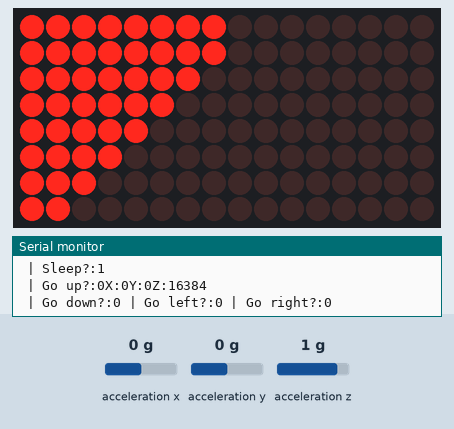
A sketch run on a simulated Arduino Uno, built with avr-gcc and run on an emulated ATmega328P. Shown: 16×8 LED matrix, the last lines printed to the serial monitor. Wiring (inferred from the names in the program): MPU-6050 motion sensor at I2C address 0x68. The test bench sets the inputs (shaded band); at power-on: acceleration y 0 g, acceleration x 0 g, acceleration z 1 g.

Above: at 1.2 s.
1.3 s: acceleration y set to 0.8 g
At 1.55 s:
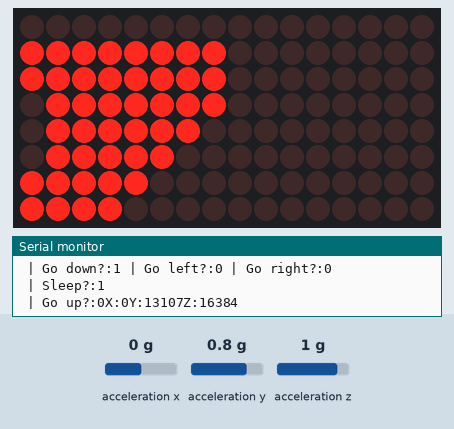
3.4 s: acceleration x set to 0.8 g
At 5.2 s:
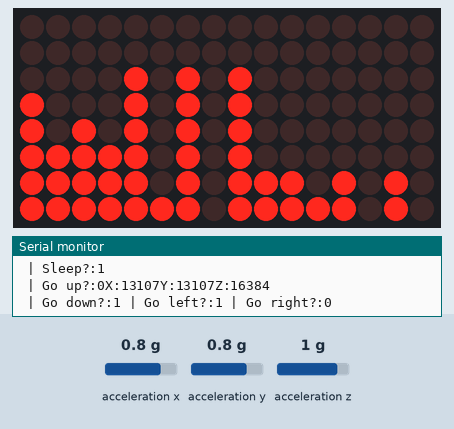
5.5 s: acceleration y set to -0.1 g
At 7.1 s:
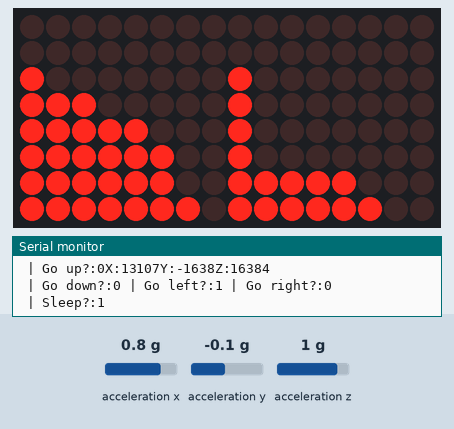
8.5 s: acceleration x set to -1.4 g
At 10.5 s:
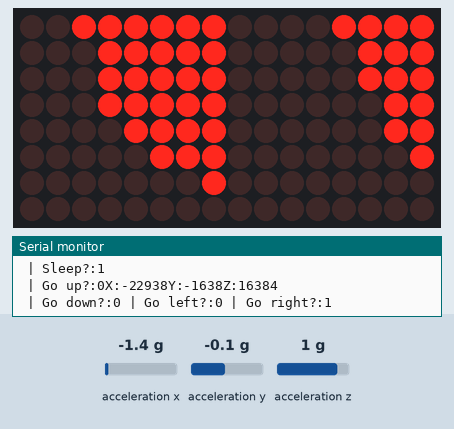
10.7 s: acceleration y set to 1.4 g
At 12.7 s:
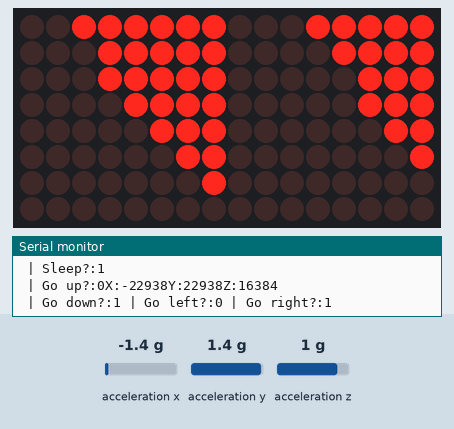
12.8 s: acceleration x set to 0 g
At 13.04 s:
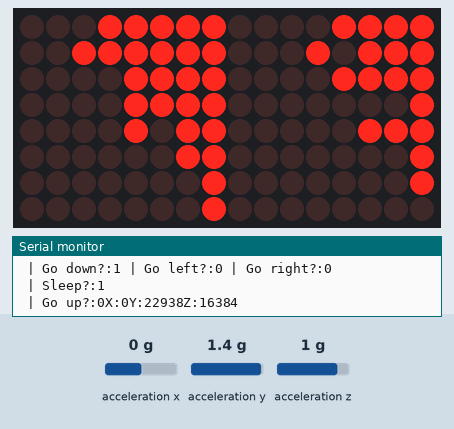

Measured:
- after the input at 1.3 s, the display: changes after 0.17 s (image 1)
- after the input at 3.4 s, the display: first differs from a run without the input after 0.20 s (image 2 shows a later state)
- after the input at 5.5 s, the display: first changes after 0.27 s (image 3 shows a later state)
- after the input at 8.5 s, the display: first changes after 0.27 s (image 4 shows a later state)
- after the input at 10.7 s, the display: first changes after 0.23 s (image 5 shows a later state)
- after the input at 12.8 s, the display: changes after 0.16 s (image 6)
- what the display in image 3 shows lasts 1.7 s, from 6.2 s to 7.9 s

The sketch:

Hourglass.ino
```cpp
//import libraries
#include <LedControl.h>
#include <I2Cdev.h>
#include <MPU6050.h>
#include <Wire.h>

//define those parameters
#define LightDensity 4 //Default light density
const int MPU = 0x68; // MPU address, 0x69 if 3.3V is provided
int16_t AcX, AcY, AcZ; //Acceleration in 3 axis
unsigned long delaytime = 90; //delaytime

//The following three are for LED matrix with MAX7219
#define DIN 12
#define CS 11
#define CLK 10
//ledcontrol setup:
LedControl lc = LedControl(DIN, CLK, CS, 2);

//Hourglass display setup & Physical paras
#define init_lines 9
#define total_no init_lines*(init_lines+1)/2 //number of balls to display
//#define I_fall 5  // ball inetrtia before falling
//#define I_roll 2  //ball inetrtia before rolling
#define MAX_row 7
#define MAX_col 7
#define MIN_row 0
#define MIN_col 0
#define MAX_matrix 1
#define MIN_matrix 0

struct ball {
  int matrix_no = 0;
  int row = 0;
  int col = 0;
};
ball ball[total_no];

void setup() {
  // put your setup code here, to run once:
  //Setup LED matrixes:
  lc.shutdown(0, false);
  lc.setIntensity(0, LightDensity);
  lc.clearDisplay(0);
  lc.shutdown(1, false);
  lc.setIntensity(1, LightDensity);
  lc.clearDisplay(1);
  for (int line_count = 0; line_count < init_lines; line_count++) {

    for (int i = 0; i <= line_count; i++) {
      ball[i + line_count * (line_count + 1) / 2].matrix_no = 0;
      ball[i + line_count * (line_count + 1) / 2].row = line_count - i;
      ball[i + line_count * (line_count + 1) / 2].col = i;
      lc.setLed(ball[i + line_count * (line_count + 1) / 2].matrix_no, ball[i + line_count * (line_count + 1) / 2].row, ball[i + line_count * (line_count + 1) / 2].col, true);
    }
    //These lines should be replaced by a function later
  }
  //Setup MPU-GY-521:
  Wire.begin();
  Wire.beginTransmission(MPU);
  Wire.write(0x6B);
  Wire.write(0);
  Wire.endTransmission(true);
  Serial.begin(9600);
}

void LightUp() {
  Wire.beginTransmission(MPU);
  Wire.write(0x3B);
  Wire.endTransmission(false);
  Wire.requestFrom(MPU, 6, true);
  AcX = Wire.read() << 8 | Wire.read();
  AcY = Wire.read() << 8 | Wire.read();
  AcZ = Wire.read() << 8 | Wire.read();//Get acceleration in 3 axis.
  bool cangodown = (AcY > 4000 ? true : false);
  Serial.print(" | Go down?:"); Serial.print(cangodown);
  bool cangoleft = (AcX > 8000 ? true : false);
  Serial.print(" | Go left?:"); Serial.print(cangoleft);
  bool cangoright = (AcX < -4000 ? true : false);
  Serial.print(" | Go right?:"); Serial.println(cangoright);
  bool sleepornot = (AcZ > 16000 || AcZ < -16000 ? true : false);
  Serial.print(" | Sleep?:"); Serial.println(sleepornot);
  bool cangoup = (AcY < -4000 ? true : false);
  Serial.print(" | Go up?:"); Serial.print(cangoup);//see which way to go
  Serial.print("X:"); Serial.print(AcX);
  Serial.print("Y:"); Serial.print(AcY);
  Serial.print("Z:"); Serial.println(AcZ);
  int prePos[total_no][3];
  for (int i = total_no - 1; i >= 0 ; i--)
  {
    prePos[i][0] = ball[i].matrix_no;
    prePos[i][1] = ball[i].row;
    prePos[i][2] = ball[i].col;
    if (cangodown) {
      go_down(1 + cangoleft - cangoright, i);
    }
    if (cangoup) {
      go_up(1 + cangoleft - cangoright, i);
    }
    if (cangoleft) {
      go_left(i);
    }
    if (cangoright) {
      go_right(i);
    }

    /*if (hasBall(ball[i].matrix_no, ball[i].row, ball[i].col)) {
      if (cangodown) {
        if (!hasBall(ball[i].matrix_no, ball[i].row + 1, ball[i].col)) {
          ball[i].row++;
        }
        else if (!hasBall(ball[i].matrix_no, ball[i].row, ball[i].col + 1)) {
          ball[i].col++;
        }
      }
      else {
        ball[i].matrix_no = prePos[0];
        ball[i].row = prePos[1];
        ball[i].col = prePos[2];
      }
      }*/
  }
  delay(delaytime);
  for (int i = total_no - 1; i >= 0 ; i--)
  {
    lc.setLed(prePos[i][0], prePos[i][1], prePos[i][2], false);
    lc.setLed(ball[i].matrix_no, ball[i].row, ball[i].col, true);
  }
}
bool hasBall(int x, int y, int z) {
  for (int j = total_no - 1; j >= 0; j--) {
    if (x == ball[j].matrix_no && y == ball[j].row && z == ball[j].col) {
      return true;
    }
  }
  return false;
}
void go_down(int side, int i) {
  if (ball[i].row == MAX_row && ball[i].col != MAX_col && !hasBall(ball[i].matrix_no, ball[i].row, ball[i].col + 1) && side != 0) {
    ball[i].col ++;
  }
  else if (ball[i].col == MAX_col && ball[i].row != MAX_row && side != 2 && !hasBall(ball[i].matrix_no, ball[i].row + 1, ball[i].col)) {
    ball[i].row ++;
  }
  else if (ball[i].row == MAX_row && ball[i].col == MAX_col) {
    if (ball[i].matrix_no != MAX_matrix && !hasBall(1 - ball[i].matrix_no, 7 - ball[i].row, 7 - ball[i].col)) {
      gonextmatrix(i);
    }
  }
  else {
    if (side != 2 && !hasBall(ball[i].matrix_no, ball[i].row + 1, ball[i].col) && ball[i].row != MAX_row) {
      ball[i].row++;
    }//not going left
    if (side != 0 && !hasBall(ball[i].matrix_no, ball[i].row, ball[i].col + 1) && ball[i].col != MAX_col) {
      ball[i].col++;
    }//not going right
  }
}

void go_up(int side, int i) {
  if (ball[i].row == MIN_row && ball[i].col != MIN_col && !hasBall(ball[i].matrix_no, ball[i].row, ball[i].col - 1)) {
    ball[i].col--;
  }
  else if (ball[i].col == MIN_col && ball[i].row != MIN_row && !hasBall(ball[i].matrix_no, ball[i].row - 1, ball[i].col)) {
    ball[i].row--;
  }
  else if (ball[i].row == MIN_row && ball[i].col == MIN_col && ball[i].matrix_no != MIN_matrix && !hasBall(1 - ball[i].matrix_no, 7 - ball[i].row, 7 - ball[i].col)) {
    gonextmatrix(i);
  }
  else {
    if (side != 2 && !hasBall(ball[i].matrix_no, ball[i].row - 1, ball[i].col) && ball[i].row != MIN_row) {
      ball[i].row--;
    }
    if (side != 0 && !hasBall(ball[i].matrix_no, ball[i].row, ball[i].col - 1) && ball[i].col != MIN_col) {
      ball[i].col--;
    }
  }
}

void go_left(int i) {
  if (ball[i].col != MIN_col  && !hasBall(ball[i].matrix_no, ball[i].row, ball[i].col - 1)) {
    ball[i].col --;
  }
  if (ball[i].row != MAX_row  && !hasBall(ball[i].matrix_no, ball[i].row + 1, ball[i].col)) {
    ball[i].row++;
  }
}

void go_right(int i) {
  if (ball[i].col != MAX_col  && !hasBall(ball[i].matrix_no, ball[i].row, ball[i].col + 1)) {
    ball[i].col ++;
  }
  if (ball[i].row != MIN_row  && !hasBall(ball[i].matrix_no, ball[i].row - 1, ball[i].col)) {
    ball[i].row --;
  }
}
void gonextmatrix(int i) {
  ball[i].matrix_no = 1 - ball[i].matrix_no;
  ball[i].row = 7 - ball[i].row;
  ball[i].col = 7 - ball[i].col;
}
void loop() {
  // put your main code here, to run repeatedly:
  LightUp();
  /*for(int i = 0;i<2;i++){
    for( int j=0;j<8;j++){
      for (int k=0;k<8;k++){
        lc.setLed(i,j,k,true);
        delay(200);
        lc.setLed(i,j,k,false);
        delay(200);
      }
    }
    }*/
}
```
